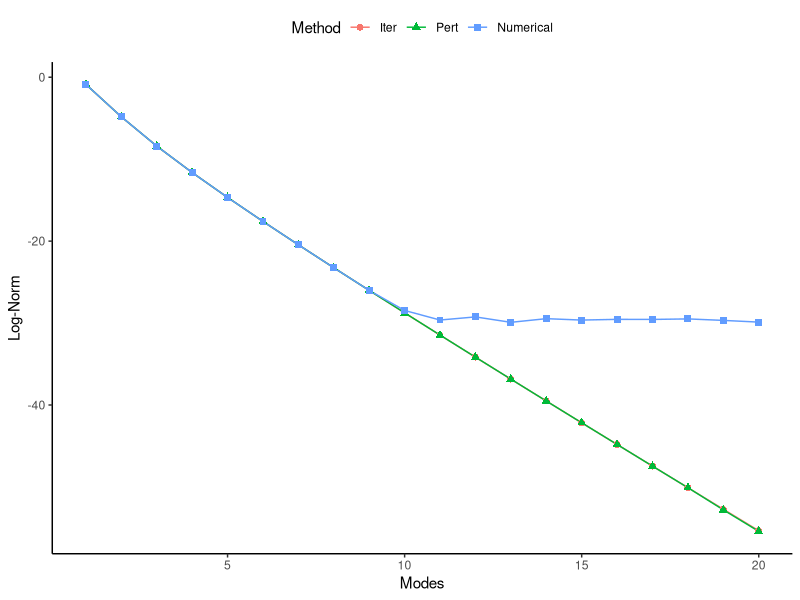

The R script that drew this image:
#!/usr/bin/env R

library(plyr)
library(reshape)
library(ggplot2)

mydata <- read.table('fdecay.txt',sep='\t',header=FALSE)
names(mydata) <- c("Iter","Pert","Numerical")
dims <- dim(mydata)
newdata <- melt(mydata)
newdata$x <- c(1L:dims[1], 1L:dims[1],1L:dims[1])
newdata$value <- newdata$value

myplot <- ggplot(newdata, aes(x=x,y=value,colour=variable,shape=variable))
myplot <- myplot + geom_line(size=0.5) + geom_point(size=2.0)

myplot <- myplot + scale_color_discrete(name="Method",
       breaks=c("Iter","Pert","Numerical"),
       labels=c("Iter","Pert","Numerical"))
myplot <- myplot + scale_shape_discrete(name="Method",
       breaks=c("Iter","Pert","Numerical"),
       labels=c("Iter","Pert","Numerical"))

myplot <- myplot + xlab("Modes") + ylab("Log-Norm")
myplot <- myplot + theme(legend.position="top")
myplot <- myplot + theme(panel.grid.major = element_blank())
myplot <- myplot + theme(panel.grid.minor = element_blank())
myplot <- myplot + theme(panel.background = element_blank())
myplot <- myplot + theme(axis.line = element_line(colour = "black"))

mywidth = 3.5
myheight = 4
ggsave(myplot,file='fourierdecay.eps',width=mywidth,height=myheight,units="in",dpi=500)
